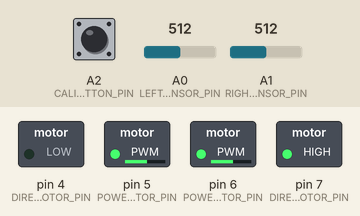
A sketch run on a simulated Arduino Uno, built with avr-gcc and run on an emulated ATmega328P. Shown: switched loads named in the sketch (green lamp = pin HIGH). Inputs (shaded band) come from the test bench; at power-on: A2 (CALIBRATE_BOTTON_PIN) HIGH, A0 (LEFT_SENSOR_PIN) = 512, A1 (RIGHT_SENSOR_PIN) = 512.

Above: at 0.8 s.
0.9 s: A2 (CALIBRATE_BOTTON_PIN) pulled LOW for 3.2 s
At 4.1 s:
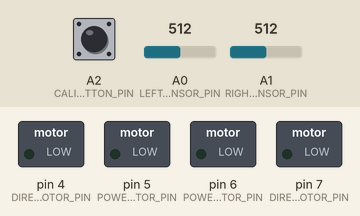
At 5.3 s:
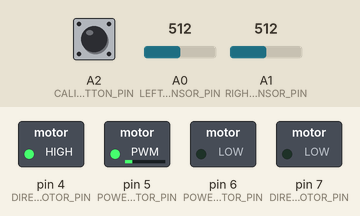
Timing chart, 0 to 6.8 s (numbered marks = the images above; inputs shaded):
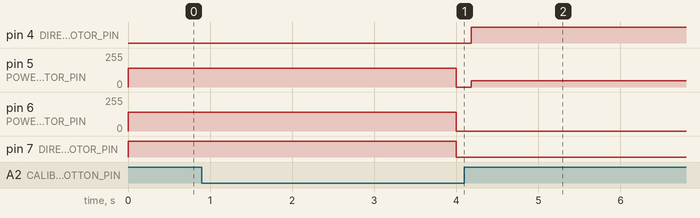

Measured:
- after the input at 0.9 s, pin 4 (DIRECTION_RIGHT_MOTOR_PIN): LOW → HIGH after 3.3 s

The sketch:

task_2nd_follow_line.ino
```cpp
// Определение пинов подключения компонентов
#define POWER_LEFT_MOTOR_PIN 6
#define DIRECTION_LEFT_MOTOR_PIN 7
#define POWER_RIGHT_MOTOR_PIN 5
#define DIRECTION_RIGHT_MOTOR_PIN 4
#define CALIBRATE_BOTTON_PIN A2
#define LEFT_SENSOR_PIN A0
#define RIGHT_SENSOR_PIN A1

// Параметры PID-регулятора и движения
#define PidGainP 8.0
#define PidGainD 6.0
#define BaseSpeed 90
#define SearchSpeed 140

// Настройки поиска линии
#define LightThreshold 50
#define SpiralIncrease 10
#define SpiralInterval 15
#define SearchTimeout 20000

int LeftMin = 1023;
int LeftMax = 0;
int RightMin = 1023;
int RightMax = 0;

int LastDirection = 0;               // Последнее направление при потере линии (0 — влево, 1 — вправо)
int LastError = 0;                   // Предыдущее значение ошибки для D-компоненты PID

bool IsTurnedOn = false;
bool IsLineFound = false;
bool CALIBRATE_BOTTON_PIN_old = 1;    // Предыдущее состояние кнопки
bool SpiralDirection = 0;            // Направление вращения при поиске (0 — влево, 1 — вправо)
int SpiralStep = 0;
unsigned long SpiralTimer = 0;       // Таймер для увеличения шага спирали
unsigned long SearchStartTime = 0;
int s1;
int s2;

//Контроль моторов
void Move(int left, int right) {
  digitalWrite(DIRECTION_LEFT_MOTOR_PIN, left > 0);
  digitalWrite(DIRECTION_RIGHT_MOTOR_PIN, right > 0);
  analogWrite(POWER_LEFT_MOTOR_PIN, abs(left));
  analogWrite(POWER_RIGHT_MOTOR_PIN, abs(right));
}


//  Остановка робота
void RobotStop() {
  Move(0, 0);
  IsTurnedOn = false;
}


// Начало поиска линии
void StartSearching() {
  SpiralStep = 0;
  SpiralTimer = millis();
  SpiralDirection = (LastDirection == 0) ? 1 : 0;
  SearchStartTime = millis();
}


// Поиск линии по спирали. Робот вращается в одну сторону, увеличивая со временем радиус поворота.
void SearchSpiral() {
  // Увеличение "амплитуды спирали" через заданные интервалы
  if (millis() - SpiralTimer > SpiralInterval) {
    SpiralStep += SpiralIncrease;
    SpiralTimer = millis();
  }

  int LeftSpeed = constrain(SearchSpeed, 0, SpiralStep);
  int RightSpeed = constrain(SearchSpeed, 0, SpiralStep);

  // Определение направления вращения
  if (SpiralDirection) {
    Move(LeftSpeed, SearchSpeed/3);    // Вращение вправо
  } else {
    Move(SearchSpeed /3, RightSpeed);   // Вращение влево
  }
}


// Следование по линии. Применение PID-регулятор для регулировки скорости колес в зависимости от разницы показаний датчиков.
void MovingLine(int s1, int s2) {
  double err = (s1 - s2);                  // Ошибка — разность яркости левого и правого датчиков
  double u = err * PidGainP + (err - LastError) * PidGainD; // Вычисляем управляющее воздействие
  Move(constrain(BaseSpeed + u, -250, 250),
        constrain(BaseSpeed - u, -250, 250));
  LastError = err;                            // Запоминаем ошибку для следующего шага
}


// Проверка состояния датчиков, принятие решения
void CheckSensors() {
  // Считывание данных с датчиков и перевод показаний в шкалу 0–100
  s1 = map(analogRead(LEFT_SENSOR_PIN), LeftMin, LeftMax, 0, 100);
  s2 = map(analogRead(RIGHT_SENSOR_PIN), RightMin, RightMax, 0, 100);

  // Если робот находится в режиме поиска линии
  if (!IsLineFound) {
    // Проверка тайм-аута — если поиск слишком долгий
    if (millis() - SearchStartTime > SearchTimeout) {
      RobotStop();
      return;
    }

    // Проверка — найдена ли линия
    if (s1 > LightThreshold || s2 > LightThreshold) {
        IsLineFound = true;
        LastDirection = (s1 > LightThreshold) ? 0 : 1;    // Запоминаем направление
    } else {
        IsLineFound = false;  // Продолжаем поиск
    }
  } else {
    // Если не ищем, но потеряли линию (оба датчика не видят черного)
    if (s1 < LightThreshold && s2 < LightThreshold) {
        IsLineFound = false; // Переходим в режим поиска
    } else {
        IsLineFound = true; // Двигаемся по линии
    }
  }
}

void SensCalibration() {
  int time = millis();
  while (millis() - time < 4000) {          // Вращение в течение 4 секунд и считывание данных
    Move(140, -140);                        // Вращение на месте
    int left = analogRead(LEFT_SENSOR_PIN);
    int right = analogRead(RIGHT_SENSOR_PIN);

    // Обновление минимумов и максимумов
    if (left < LeftMin) LeftMin = left;
    if (left > LeftMax) LeftMax = left;
    if (right < RightMin) RightMin = right;
    if (right > RightMax) RightMax = right;
  }
  Move(0, 0); // Остановка после калибровки
}
void SwitchButton() {
  int CalibButton = digitalRead(CALIBRATE_BOTTON_PIN);
  if (CalibButton == HIGH && CALIBRATE_BOTTON_PIN_old == LOW) {
    IsTurnedOn = !IsTurnedOn;    // Переключение состояние активности
    delay(80);
  }

  CALIBRATE_BOTTON_PIN_old = CalibButton; // Обновление состояние кнопки
}
// Начальная настройка
void setup() {
  // Настройка пинов
  pinMode(POWER_LEFT_MOTOR_PIN, OUTPUT);
  pinMode(DIRECTION_LEFT_MOTOR_PIN, OUTPUT);
  pinMode(POWER_RIGHT_MOTOR_PIN, OUTPUT);
  pinMode(DIRECTION_RIGHT_MOTOR_PIN, OUTPUT);
  pinMode(CALIBRATE_BOTTON_PIN, INPUT_PULLUP); // Кнопка подключена с подтяжкой

  SensCalibration();

  // Ожидание нажатия кнопки для старта
  while (true) {
    if (digitalRead(CALIBRATE_BOTTON_PIN) == LOW) {
      delay(50); // Защита от дребезжания кнопки
      if (digitalRead(CALIBRATE_BOTTON_PIN) == LOW) break; // Выход при нажатии кнопки
    }
  }
}


void loop() {
  SwitchButton();

  if (IsTurnedOn) {
    CheckSensors(); // Пока робот активен — считываем датчики и управляем движением
    if (IsLineFound) {
      MovingLine(s1, s2);
    }
    if (!IsLineFound) {
      StartSearching();
      SearchSpiral();
    }
  }
}
```
